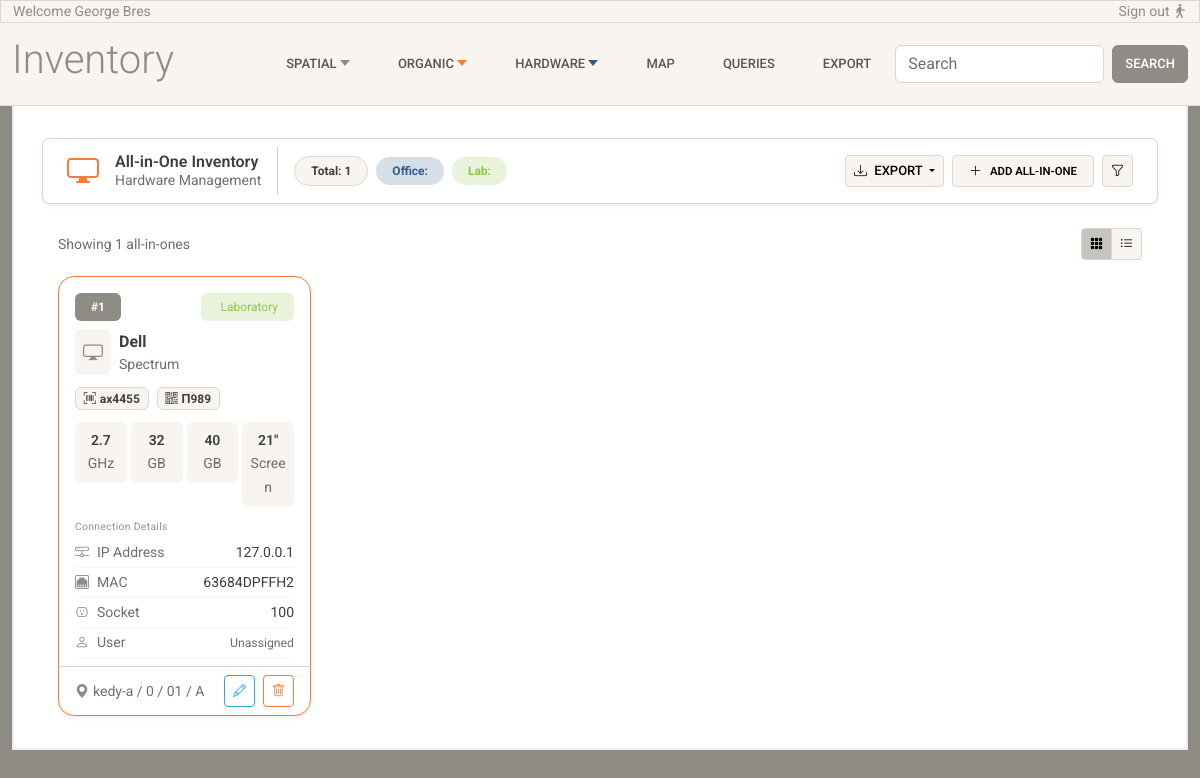
The page /allInOnes/ on the database its author committed.
### inventory/models.py (models this page shows, shortened)
class Device(LifeCycle):
    USAGE_TYPE_CHOICES = [
        ("office", "Office"),
        ("laboratory", "Laboratory"),
        ("warehouse", "Warehouse"),
    ]
    brand = models.CharField(max_length=100)
    model = models.CharField(max_length=100, blank=True, null=True)
    serial = models.CharField(max_length=100, unique=True)
    registration_code = models.CharField(
        max_length=100,
        unique=True,
        blank=True,
        null=True
    )
    ip_address = models.CharField(max_length=100, blank=True, null=True, unique=True)
    mac_address = models.CharField(max_length=50, blank=True, null=True, unique=True)
    usage_type = models.CharField(max_length=20, choices=USAGE_TYPE_CHOICES)
    space = models.ForeignKey(
        Space,
        null=True,
        blank=True,
        on_delete=models.RESTRICT,
        related_name="devices",
        help_text="Space where this device is located (για κανονικά γραφεία/δωμάτια)"
    )
    common_area = models.ForeignKey(
        "CommonArea",
        null=True,
        blank=True,
        on_delete=models.RESTRICT,
        related_name="devices",
        help_text="Common area where this device is located (για διαδρόμους/κοινόχρηστους χώρους)"
    )
    socket = models.ForeignKey(
        Socket,
        null=True,
        blank=True,
        on_delete=models.SET_NULL,
        related_name="devices",
        help_text="Socket this device is plugged into (optional)"
    )
    class Meta:
        verbose_name = "Device"
        verbose_name_plural = "Devices"
    @property
    def room(self):
        return self.space.room if self.space else None
    @property
    def location(self):
        if self.space:
            return f"{self.space.building} / {self.space.floor} / {self.room} / {self.space}"
        if self.common_area:
            return self.common_area
        return ""

class AllInOneComputer(Device):
    device_label = "All-in-One"
    cpu = models.CharField(max_length=100)
    ram_gb = models.IntegerField()
    storage_gb = models.IntegerField()
    screen_size = models.CharField(max_length=10)

class LifeCycle(models.Model):
    is_active = models.BooleanField(default=True)
    valid_from = models.DateField(default=timezone.now)
    valid_to = models.DateField(null=True, blank=True)
    class Meta:
        abstract = True

class Device(LifeCycle):
    USAGE_TYPE_CHOICES = [
        ("office", "Office"),
        ("laboratory", "Laboratory"),
        ("warehouse", "Warehouse"),
    ]
    brand = models.CharField(max_length=100)
    model = models.CharField(max_length=100, blank=True, null=True)
    serial = models.CharField(max_length=100, unique=True)
    registration_code = models.CharField(
        max_length=100,
        unique=True,
        blank=True,
        null=True
    )
    ip_address = models.CharField(max_length=100, blank=True, null=True, unique=True)
    mac_address = models.CharField(max_length=50, blank=True, null=True, unique=True)
    usage_type = models.CharField(max_length=20, choices=USAGE_TYPE_CHOICES)
    space = models.ForeignKey(
        Space,
        null=True,
        blank=True,
        on_delete=models.RESTRICT,
        related_name="devices",
        help_text="Space where this device is located (για κανονικά γραφεία/δωμάτια)"
    )
    common_area = models.ForeignKey(
        "CommonArea",
        null=True,
        blank=True,
        on_delete=models.RESTRICT,
        related_name="devices",
        help_text="Common area where this device is located (για διαδρόμους/κοινόχρηστους χώρους)"
    )
    socket = models.ForeignKey(
        Socket,
        null=True,
        blank=True,
        on_delete=models.SET_NULL,
        related_name="devices",
        help_text="Socket this device is plugged into (optional)"
    )
    class Meta:
        verbose_name = "Device"
        verbose_name_plural = "Devices"
    @property
    def room(self):
        return self.space.room if self.space else None
    @property
    def location(self):
        if self.space:
            return f"{self.space.building} / {self.space.floor} / {self.room} / {self.space}"
        if self.common_area:
            return self.common_area
        return ""

class Socket(LifeCycle):
    socket_code = models.CharField(
        max_length=50,
        help_text="Unique identifier for the socket."
    )
    space = models.ForeignKey(
        Space,
        on_delete=models.RESTRICT,
        related_name="sockets"
    )
    def __str__(self):
        return self.socket_code

class Space(LifeCycle):
    room = models.ForeignKey(
        Room,
        on_delete=models.RESTRICT,
        related_name="spaces"
    )
    name = models.CharField(max_length=100)
    position_index = models.PositiveIntegerField()
    objects = SpaceManager()
    class Meta:
        ordering = ["position_index"]
        unique_together = (
            ("room", "position_index"),
        )
        constraints = [
            models.UniqueConstraint(
                Lower("name"), "room",
                name="unique_space_name_per_room_ci"
            )
        ]
    @property
    def floor(self):
        return self.room.floor
    @property
    def building(self):
        return self.room.floor.building
    def __str__(self):
        return f"{self.name}"

class Room(LifeCycle):
    floor = models.ForeignKey(
        Floor,
        on_delete=models.RESTRICT,
        related_name="rooms"
    )
    room_code = models.CharField(max_length=50)
    objects = RoomManager()
    class Meta:
        unique_together = ("floor", "room_code")
    def __str__(self):
        return self.room_code

class Floor(LifeCycle):
    building = models.ForeignKey(
        Building,
        on_delete=models.RESTRICT,
        related_name="floors"
    )
    floor_number = models.IntegerField()
    class Meta:
        unique_together = ("building", "floor_number")
        constraints = [
            models.CheckConstraint(
                condition=models.Q(floor_number__gte=-2),
                name="floor_number_min_minus_2",
                violation_error_message="Ο αριθμός ορόφου δεν μπορεί να είναι μικρότερος του -2."
            )
        ]
    def __str__(self):
        return f"{self.floor_number}"

class Building(LifeCycle):
    area = models.ForeignKey(
        Area,
        on_delete=models.RESTRICT,
        related_name="buildings"
    )
    name = models.CharField(max_length=150)
    address = models.CharField(max_length=250, blank=True, null=True)
    def __str__(self):
        return self.name

### inventory/views.py (the view)
# urls.py: path('allInOnes/', views.allInOnes_list, name='allInOnes-list'),
def allInOnes_list(request):
    allinones = AllInOneComputer.objects.select_related('space__room__floor__building__area__city').prefetch_related(
        'device_ptr__assignments__user',
        'device_ptr__peripherals',
    )
    return render(request, 'inventory/allInOnes-list.html', {'allinones': allinones})

### inventory/templates/inventory/allInOnes-list.html (shortened to what this page needs)
{% extends 'inventory/base.html' %}
{% load static %}
{% block content %}
<div class="container-fluid">
  <nav class="navbar bg-white border shadow-sm sticky-top px-4 mb-4 rounded-3 z-1">
    <div class="d-flex align-items-center gap-3">
      <i class="bi bi-display text-warning fs-2"></i>
      <div class="d-flex flex-column lh-sm">
        <span class="fw-semibold text-dark">All-in-One Inventory</span>
        <span class="text-muted small">Hardware Management</span>
      </div>
      <div class="d-flex align-items-center gap-2">
        <span class="badge bg-light text-dark border rounded-5 px-3 py-2">Total: {{ allinones|length }}</span>
        <span class="badge bg-primary-subtle text-primary rounded-5 px-3 py-2">Office: {{ office_count }}</span>
        <span class="badge bg-success-subtle text-success rounded-5 px-3 py-2">Lab: {{ lab_count }}</span>
      </div>
    </div>
    <div class="d-flex align-items-center gap-2 ms-auto">
      <div class="dropdown">
        <button class="btn btn-sm btn-light border dropdown-toggle" data-bs-toggle="dropdown">
          <i class="bi bi-download me-1"></i> Export
        </button>
      </div>
      <a href="#" class="btn btn-sm btn-light border d-flex align-items-center gap-2 px-3">
        <i class="bi bi-plus-lg"></i>
        <span class="small fw-semibold">Add All-in-One</span>
      </a>
      <button class="btn btn-sm btn-light border">
        <i class="bi bi-funnel"></i>
      </button>
    </div>
  </nav>
  <div class="d-flex justify-content-between align-items-center px-3 mb-3">
    <span class="text-muted small">Showing {{ allinones|length }} all-in-ones</span>
    <div class="btn-group btn-group-sm">
      <button class="btn btn-light border active"><i class="bi bi-grid-3x3-gap-fill"></i></button>
      <button class="btn btn-light border"><i class="bi bi-list-ul"></i></button>
    </div>
  </div>
  <div class="px-3">
    <div class="row g-4" data-masonry='{"percentPosition": true, "horizontalOrder": true}'>
      {% for aio in allinones %}
      <div class="col-12 col-sm-6 col-md-4 col-lg-3">
        <div class="card h-100 shadow-sm rounded-4 overflow-hidden card-hover border-top border-warning">
          <div class="card-header bg-transparent border-0 pt-3 pb-1 px-3">
            <div class="d-flex justify-content-between align-items-center mb-2">
              <span class="badge bg-secondary rounded-2 px-3 py-2">#{{ forloop.counter|stringformat:"d" }}</span>
              <span class="badge {% if aio.usage_type == 'office' %}bg-primary-subtle text-primary{% elif aio.usage_type == 'laboratory' %}bg-success-subtle text-success{% else %}bg-secondary-subtle text-secondary{% endif %} px-3 py-2 rounded-2 fw-normal">
                {{ aio.usage_type|capfirst }}
              </span>
            </div>
            <div class="d-flex align-items-center gap-2">
              <div class="bg-light rounded-2 p-2">
                <i class="bi bi-display text-secondary fs-5"></i>
              </div>
              <div>
                <span class="fw-bold text-dark">{{ aio.brand|capfirst }}</span>
                <span class="text-muted small d-block">{{ aio.model|capfirst }}</span>
              </div>
            </div>
          </div>
          <div class="px-3 pt-2 pb-1">
            <div class="d-flex flex-wrap gap-2">
              <span class="badge bg-light text-dark border"><i class="bi bi-upc-scan me-1"></i>{{ aio.serial }}</span>
              <span class="badge bg-light text-dark border"><i class="bi bi-qr-code me-1"></i>{{ aio.registration_code }}</span>
            </div>
          </div>
          <div class="card-body pt-2 pb-2 px-3">
            <div class="row g-1">
              <div class="col-3">
                <div class="bg-light rounded p-2 text-center">
                  <span class="fw-semibold small d-block">{{ aio.cpu }}</span>
                  <span class="text-muted small">GHz</span>
                </div>
              </div>
              <div class="col-3">
                <div class="bg-light rounded p-2 text-center">
                  <span class="fw-semibold small d-block">{{ aio.ram_gb }}</span>
                  <span class="text-muted small">GB</span>
                </div>
              </div>
              <div class="col-3">
                <div class="bg-light rounded p-2 text-center">
                  <span class="fw-semibold small d-block">{{ aio.storage_gb }}</span>
                  <span class="text-muted small">GB</span>
                </div>
              </div>
              <div class="col-3">
                <div class="bg-light rounded p-2 text-center">
                  <span class="fw-semibold small d-block">{{ aio.screen_size }}"</span>
                  <span class="text-muted small">Screen</span>
                </div>
              </div>
            </div>
          </div>
          <div class="px-3 pt-1 pb-2">
            <span class="text-muted opacity-75 section-label d-block mb-1">Connection Details</span>
            <div class="d-flex align-items-center gap-2 py-1 border-bottom border-light">
              <i class="bi bi-hdd-network text-secondary small"></i>
              <div class="d-flex justify-content-between w-100">
                <span class="text-muted small">IP Address</span>
                <a href="http://{{ aio.ip_address }}" target="_blank" class="text-decoration-none text-dark small">{{ aio.ip_address }}</a>
              </div>
            </div>
            <div class="d-flex align-items-center gap-2 py-1 border-bottom border-light">
              <i class="bi bi-ethernet text-secondary small"></i>
              <div class="d-flex justify-content-between w-100">
                <span class="text-muted small">MAC</span>
                <span class="text-dark small">{{ aio.mac_address|upper }}</span>
              </div>
            </div>
            <div class="d-flex align-items-center gap-2 py-1 border-bottom border-light">
              <i class="bi bi-outlet text-secondary small"></i>
              <div class="d-flex justify-content-between w-100">
                <span class="text-muted small">Socket</span>
                <span class="text-dark small">{{ aio.socket }}</span>
              </div>
            </div>
            <div class="d-flex align-items-center gap-2 py-1 border-bottom border-light">
              <i class="bi bi-person text-secondary small"></i>
              <div class="d-flex justify-content-between w-100">
                <span class="text-muted small">User</span>
                <span class="text-dark small">
                  {% for assignment in aio.device_ptr.assignments.all %}
                    {{ assignment.user.name }} {{ assignment.user.surname }}
                  {% empty %}
                    <span class="text-muted small">Unassigned</span>
                  {% endfor %}
                </span>
              </div>
            </div>
          </div>
          <div class="d-flex justify-content-between align-items-center px-3 py-2 border-top">
            <div class="d-flex align-items-center gap-1 small text-muted">
              <i class="bi bi-geo-alt-fill text-secondary"></i>
              {% if aio.space %}{{ aio.location }}{% elif aio.common_area %}{{ aio.common_area }}{% endif %}
            </div>
            <div class="d-flex gap-2">
              <button class="btn btn-sm btn-outline-info border-1"><i class="bi bi-pencil"></i></button>
              <button class="btn btn-sm btn-outline-warning border-1"><i class="bi bi-trash"></i></button>
            </div>
          </div>
        </div>
      </div>
      {% endfor %}
    </div>
  </div>
</div>
{% endblock %}

### inventory/static/inventory/css/base.css (style rules this page uses)
body { padding-top: 0px; }
.card { border-radius: 0.5rem; }
.card-hover { transition: transform .2s ease-in-out, box-shadow .2s ease-in-out; }
.section-label { font-size: 0.65rem; letter-spacing: 0.03em; }

### inventory/templates/inventory/allInOnes-list.html (style rules this page uses)
.card-hover { transition: transform .2s ease-in-out, box-shadow .2s ease-in-out; }
.section-label { font-size: 0.65rem; letter-spacing: 0.03em; }

### rows shown on the page
AllInOneComputer: usage_type "Laboratory", brand "Dell", model "Spectrum", serial "ax4455", registration_code "Π989", cpu "2.7", ram_gb "32", storage_gb "40", screen_size "21", ip_address "127.0.0.1", mac_address "63684DPFFH2", socket "100", location "kedy-a / 0 / 01 / A"

### other values the page prints
{{ allinones|length }} "1"
